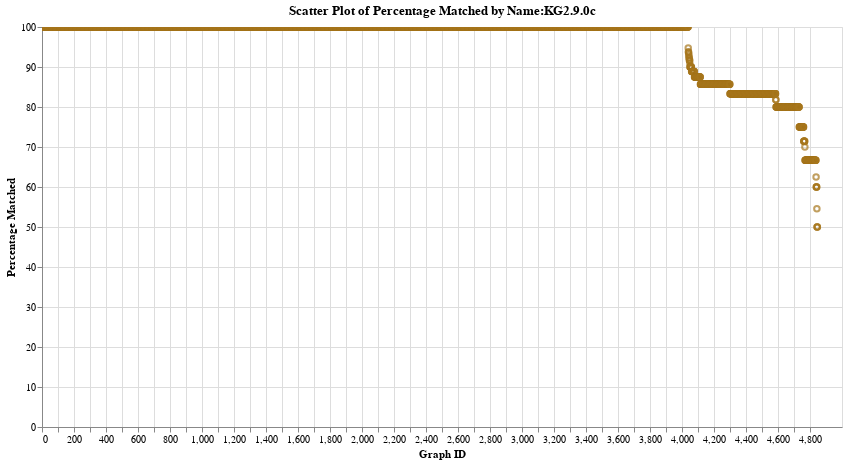

Source (notebook cell):
### Code cell
# Sort the DataFrame by 'pct_matched' in descending order
df_names_sorted = df_graph_names.sort_values(by='pct_matched', ascending=False)
#df_graphs_sorted

# Instead of using real graph id, the sequential numbering (Rank) will be used for better readability
df_names_sorted['Rank'] = range(1, len(df_names_sorted) + 1)

# Create a scatter plot using the Rank for x-axis
chart = alt.Chart(df_names_sorted).mark_point(size=30).encode(
    x=alt.X('Rank:Q', title='Graph ID', axis=alt.Axis(tickCount=50,values=list(range(0, 4850, 50)))),  # Adjust tickCount for clarity
    y=alt.Y('pct_matched:Q', title='Percentage Matched'),
    tooltip=[alt.Tooltip('graph_id:N', title='Graph ID'), alt.Tooltip('pct_matched:Q', title='Percentage Matched')]
).properties(
    width=800,
    height=400,
    title='Scatter Plot of Percentage Matched by Name:KG2.9.0c'
).configure_mark(
    color='#A6761D'  # Color specified by hex code
).interactive()  # Makes the chart interactive

chart.display()

### Figure 1 — Vega-Lite specification as saved in the notebook (floating-point values rounded to 4 significant figures; data arrays with more than 128 entries replaced by an {"elided": "..."} marker saying what was removed)
{"config": {"view": {"continuousWidth": 300, "continuousHeight": 300}, "mark": {"color": "#A6761D"}}, "data": {"name": "data-7ebedfb6fcfb86e5d4ceaefdf912beba"}, "mark": {"type": "point", "size": 30}, "encoding": {"tooltip": [{"field": "graph_id", "title": "Graph ID", "type": "nominal"}, {"field": "pct_matched", "title": "Percentage Matched", "type": "quantitative"}], "x": {"axis": {"tickCount": 50, "values": [0, 50, 100, 150, 200, 250, 300, 350, 400, 450, 500, 550, 600, 650, 700, 750, 800, 850, 900, 950, 1000, 1050, 1100, 1150, 1200, 1250, 1300, 1350, 1400, 1450, 1500, 1550, 1600, 1650, 1700, 1750, 1800, 1850, 1900, 1950, 2000, 2050, 2100, 2150, 2200, 2250, 2300, 2350, 2400, 2450, 2500, 2550, 2600, 2650, 2700, 2750, 2800, 2850, 2900, 2950, 3000, 3050, 3100, 3150, 3200, 3250, 3300, 3350, 3400, 3450, 3500, 3550, 3600, 3650, 3700, 3750, 3800, 3850, 3900, 3950, 4000, 4050, 4100, 4150, 4200, 4250, 4300, 4350, 4400, 4450, 4500, 4550, 4600, 4650, 4700, 4750, 4800]}, "field": "Rank", "title": "Graph ID", "type": "quantitative"}, "y": {"field": "pct_matched", "title": "Percentage Matched", "type": "quantitative"}}, "height": 400, "params": [{"name": "param_4", "select": {"type": "interval", "encodings": ["x", "y"]}, "bind": "scales"}], "title": "Scatter Plot of Percentage Matched by Name:KG2.9.0c", "width": 800, "$schema": "https://vega.github.io/schema/vega-lite/v5.17.0.json", "datasets": {"data-7ebedfb6fcfb86e5d4ceaefdf912beba": {"elided": "4846 records"}}}
